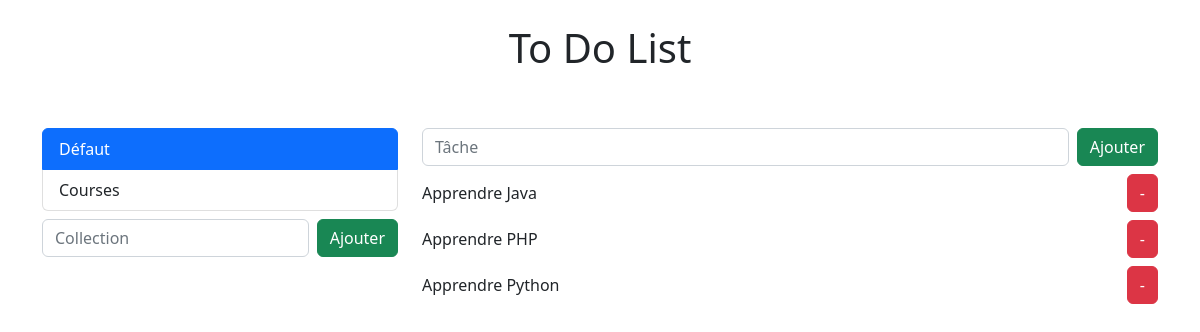
Page /?collection=_defaut on the earlier database version.
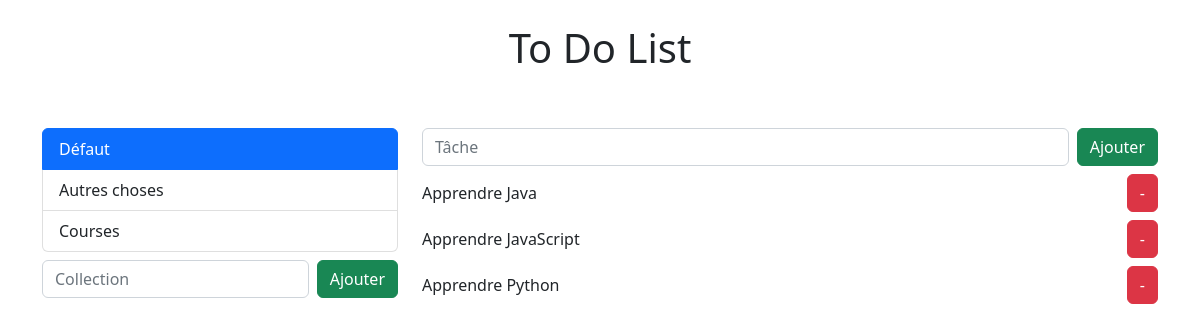
Same page on the later database version.
### tasks/models.py (models this page shows, shortened)
class Collection(models.Model):
    name = models.CharField(max_length=60)
    slug = models.SlugField()

class Task(models.Model):
    description = models.CharField(max_length=300)
    collection = models.ForeignKey(Collection, on_delete=models.CASCADE)

### tasks/views.py (the view)
# urls.py: path('', views.index, name="home"),
def index(request):
    context = {}
    collection_slug = request.GET.get("collection")
    if not collection_slug:
        Collection.get_default_collection()
        return redirect(f"{reverse('home')}?collection=_defaut")
    collection = get_object_or_404(Collection, slug=collection_slug)
    context["collections"] = Collection.objects.order_by("slug")
    context["collection"] = collection
    context["tasks"] = collection.task_set.order_by("description")
    return render(request, 'tasks/index.html', context=context)

### tasks/templates/tasks/index.html (shortened to what this page needs)
<!DOCTYPE html>
<html lang="fr">
<head>
    <link href="https://cdn.jsdelivr.net/npm/bootstrap@5.2.2/dist/css/bootstrap.min.css" rel="stylesheet">
</head>
<body>
    <header class="py-4">
        <div class="container">
            <div class="row align-items-center justify-content-center">
                <div class="col-lg-10">
                    <h1 class="text-center">To Do List</h1>
                </div>
            </div>
        </div>
    </header>
    <div class="py-4">
        <div class="container mx-auto">
            <div class="row justify-content-center">
                <div class="col-lg-4 col-md-4 col-sm-12">
                    <nav id="collections" class="list-group" role="tablist">
                        {% for collection in collections %}
                            {% include 'tasks/collection.html' with collection=collection %}
                        {% endfor %}
                    </nav>
                    <form method="POST" class="d-flex gap-2 my-2" >
                        <input type="text" name="collection-name" class="form-control" placeholder="Collection">
                        <button type="submit"
                            hx-post="{% url 'add-collection' %}"
                            hx-target="#collections"
                            hx-swap="beforeend"
                            class="btn btn-success"
                        >Ajouter</button>
                    </form>
                </div>
                <div class="col-lg-8 col-md-8 col-sm-12">
                    <form method="POST" class="d-flex gap-2">
                        <input type="text" name="task-description" class="form-control" placeholder="Tâche">
                        <button type="submit"
                            hx-post="{% url 'add-task' %}"
                            hx-target="#tasks"
                            hx-vals='js:{collection: getCollectionFromUrl()}'
                            hx-swap="beforeend"
                            class="btn btn-success"
                        >Ajouter</button>
                    </form>
                    <div id="tasks-container">
                        {% include 'tasks/tasks.html' with tasks=tasks collection=collection %}
                    </div>
                </div>
            </div>
        </div>
    </div>
</body>
</html>

### tasks/templates/tasks/collection.html
<button class="list-group-item text-start {% if request.GET.collection == collection.slug %}active{% endif %}"
    data-bs-toggle="list"
    hx-get="{% url 'get-tasks' collection.pk %}"
    hx-push-url="?collection={{ collection.slug }}"
    hx-target="#tasks-container"
>{{ collection.name }}</button>

### tasks/templates/tasks/tasks.html (shortened to what this page needs)
<div id="tasks" class="d-flex flex-column gap-2 mt-2">
    {% for task in tasks %}
        {% include 'tasks/task.html' with task=task %}
    {% endfor %}
</div>

### tasks/templates/tasks/task.html (shortened to what this page needs)
<form method="POST" class="d-flex justify-content-between align-items-center">
    <p class="m-0">{{ task.description }}</p>
    <button type="submit"
        hx-post="{% url 'delete-task' task.pk %}"
        hx-target="closest form"
        hx-swap="outerHTML"
        class="btn btn-danger"
        hx-confirm="Voulez-vous vraiment supprimer cette tâche ?"
    >-</button>
</form>

Differences in the rows shown:
removed Task: description "Apprendre PHP"
added Collection: name "Autres choses"
added Task: description "Apprendre JavaScript"
